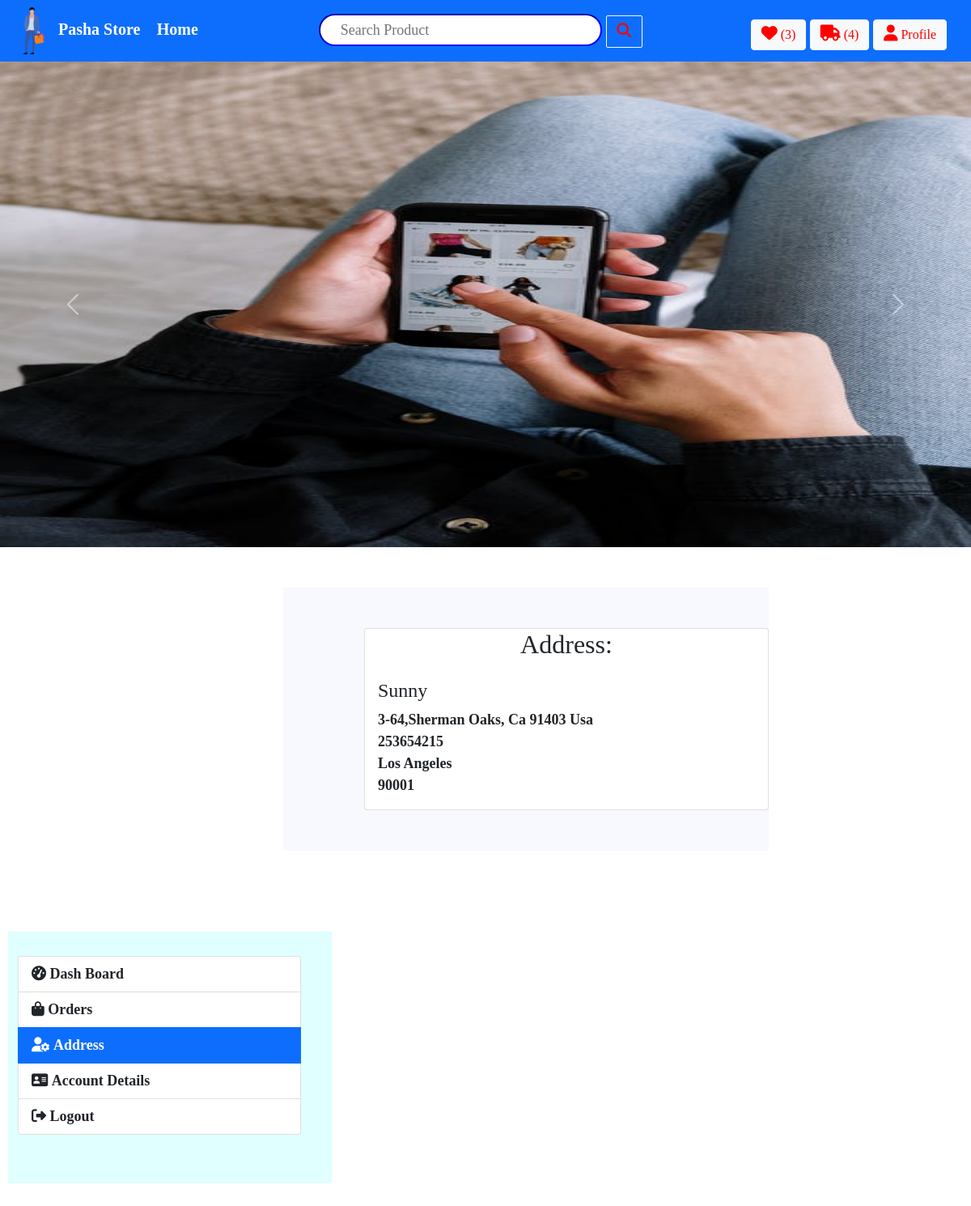
The app's page /address/ (signed in) with its own data.
### store/models.py (models this page shows, shortened)
class Order(models.Model):
    customer = models.ForeignKey(User, on_delete=models.CASCADE,null=True)
    image = models.ImageField(upload_to="products/", blank=True)
    mobile = models.PositiveIntegerField(null=True,blank=True)
    address = models.CharField(max_length=250,blank=True)
    postal_code = models.CharField(max_length=20,blank=True)
    city = models.CharField(max_length=100,blank=True)
    created = models.DateTimeField(auto_now_add=True)
    updated = models.DateTimeField(auto_now=True)
    paid = models.BooleanField(default=False)
    country = CountryField(null=True,blank=True)
    class Meta:
        ordering = ('-created',)

### store/views.py (the view)
# urls.py: path("address/",views.store_user_profile_address,name='address'),
def store_user_profile_address(request):
    try:
        address = Order.objects.get(customer__id=get_current_user(request))
    except ObjectDoesNotExist:
        address = False
    return render(request, "registration/address.html",{'address':address})

### store/templatetags/custom_filters.py (called while the page is built)
@register.filter(name="cart_count")
def cart_count_filter(value):
    return Cart.objects.filter(customer__id=value).count()

@register.filter(name="ordered_count")
def ordered_count_filter(value):
    return OrderItem.objects.filter(order__customer__id=value).count()

### store/views.py (called while the page is built)
def get_current_user(request):
    try:
        user = User.objects.get(id=request.user.id)
    except ObjectDoesNotExist:
        return None
    return user.id

### templates/registration/address.html (shortened to what this page needs)
<!DOCTYPE html>
{% extends 'registration/base.html' %}
{% load static %}
{% load humanize %}
{% block css %}
<link rel="stylesheet" href="{% static 'css/profile.css' %}">
{% endblock css %}
{% block content %}
{% if address %}
<div class="jumbotron">
    <div class="card">
        <h2 class="text-center">Address:</h2>
        <div class="card-body">
            <h4>{{address.customer.username|title}}</h4>
            <span>
                {{address.address|title}}<br>
                {{address.mobile}}<br>
                {{address.city}}<br>
                {{address.postal_code}}
                </span>
            </div>
    </div>
</div>
 {% else %}
    <h1 class="text-center" style="color:red;padding-top:10px;margin-left:100px">Update Address in  'Account Details'.</h1>
{% endif %}
{% endblock content %}

### templates/registration/base.html (shortened to what this page needs)
<!DOCTYPE html>
{% load static %}
{% load custom_filters %}
<html>
    <head>
        <link rel="stylesheet" href="https://stackpath.bootstrapcdn.com/bootstrap/5.0.0-alpha1/css/bootstrap.min.css">
        <link rel="stylesheet" href="{% static 'css/base.css' %}">
        {% block css %}{% endblock css %}
    </head>
<body>
    <nav class="navbar navbar-expand-lg navbar-dark bg-primary active" id="nav">
		<div class="container-fluid" id="fluid">
			<div class="navbar-header">
				<a class="navbar-brand" href="/store"><img src="{% static 'images/logo.png' %}" style="width:60px;height:60px">Pasha Store</a>
				<a class="navbar-brand" href="/store">Home</a>
            </div>
			<ul class="nav navbar-nav" id="na">
				<li>
                    <div class="search">
                        <form method="POST" action="/store/">
                            <input type="text" placeholder=" Search Product" name="search">
                            <button type="submit" class="btn btn-outline-light" style="border-radius:2px"><i class="fa fa-search" style="font-size: 18px;color:red"></i></button>
                        </form>
                    </div>
                </li>
			</ul>
			<ul class="nav navbar-nav navbar-right">
                <li>
                  <a href="/cart" class="btn btn-outline-light active" style="margin-top:10px;color:red"><i class="fa-solid fa-heart" style="font-size:20px;color:red;"></i>&nbsp;({{request.user.id|cart_count}})</a>
                </li>&nbsp;
                <li>
                  <a href="/ordered_track" class="btn btn-outline-light active" style="margin-top:10px;color:red"><i class="fa-solid fa-truck" style="font-size:20px;color:red"></i>&nbsp;({{request.user.id|ordered_count}})</a>
                </li>&nbsp;
                <li>
                    <a href="/profile" class="btn btn-outline-light active"  style="margin-top:10px;color:red"><i class="fa-solid fa-user" style="font-size:20px;color:red"></i>&nbsp;Profile</a>&emsp;
                    </li>
			</ul>
		</div>
	</nav>
<div class="main">
    <div id="GFG" class="carousel slide" data-ride="carousel">
            <div class="carousel-inner">
                <div class="carousel-item active">
                    <img src="{% static 'images/p1.png' %}" alt="carousl-1">
                </div>
            </div>
            <a class="carousel-control-prev"
                href="#GFG" data-slide="prev">
                <span class="carousel-control-prev-icon">
                </span>
            </a>
            <a class="carousel-control-next"
                href="#GFG" data-slide="next">
                <span class="carousel-control-next-icon">
                </span>
            </a>
        </div>
    </div>
  {% block content %}{% endblock content %}
{% include 'registration/profile.html' with user=user id=id %}
    </body>
</html>

### static/css/base.css (style rules this page uses)
body { font-family: calibri; font-weight: bold; font-size: large; }
.search { width: 400px; }
.search input { width: 350px; border-width: 2px; height: 40px; border-radius: 20px; padding-left: 20px; border-color: blue; }
.search button { width: 45px; height: 40px; border-radius: 20px; }
.main img { width: 100%; height: 600px; max-width: 100%; }

### static/css/profile.css (style rules this page uses)
.jumbotron { float: right; width: 50%; margin-top: 50px; margin-right: 250px; margin-bottom: 50px; background-color: ghostwhite; }
.jumbotron .card { width: 500px; margin-top: 50px; margin-left: 100px; margin-bottom: 50px; }

### records on screen
Order: customer.username "Sunny", address "3-64,Sherman Oaks, Ca 91403 Usa", mobile "253654215", city "Los Angeles", postal_code "90001"

### other values on screen
{{ request.user.id|cart_count }} "3"
{{ request.user.id|ordered_count }} "4"
